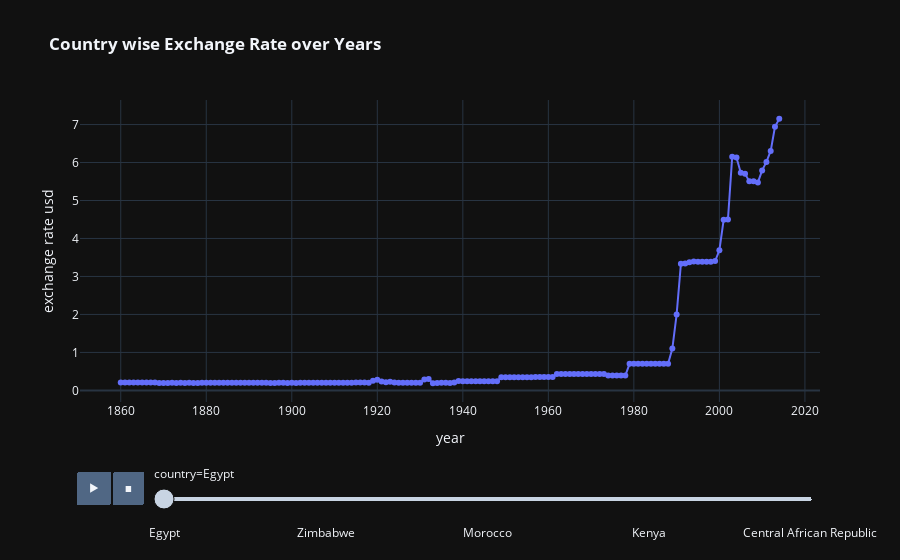

Notebook code cell kept with this figure:
### Code cell
fig=px.line(df.sort_values(by='year'),x='year',y='exch_usd',animation_frame='country',labels={'exch_usd':'exchange rate usd'},animation_group='year',color='country',markers=True,template='plotly_dark',title='<b> Country wise Exchange Rate over Years')
fig.update_traces(showlegend=False)

### Figure 1 — Plotly figure (JSON) as saved in the notebook; plotly's stock layout.template omitted (floating-point values rounded to 4 significant figures; data arrays with more than 128 entries replaced by an {"elided": "..."} marker saying what was removed)
{"data": [{"hovertemplate": "country=Egypt<br>year=%{x}<br>exchange rate usd=%{y}<extra></extra>", "ids": {"elided": "155 int values"}, "legendgroup": "Egypt", "line": {"color": "#636efa", "dash": "solid"}, "marker": {"symbol": "circle"}, "mode": "markers+lines", "name": "Egypt", "orientation": "v", "showlegend": false, "type": "scatter", "x": {"elided": "155 int values"}, "xaxis": "x", "y": {"elided": "155 float values"}, "yaxis": "y"}], "layout": {"legend": {"title": {"text": "country"}, "tracegroupgap": 0}, "sliders": [{"active": 0, "currentvalue": {"prefix": "country="}, "len": 0.9, "pad": {"b": 10, "t": 60}, "steps": [{"args": [["Egypt"], {"frame": {"duration": 0, "redraw": false}, "fromcurrent": true, "mode": "immediate", "transition": {"duration": 0, "easing": "linear"}}], "label": "Egypt", "method": "animate"}, {"args": [["Algeria"], {"frame": {"duration": 0, "redraw": false}, "fromcurrent": true, "mode": "immediate", "transition": {"duration": 0, "easing": "linear"}}], "label": "Algeria", "method": "animate"}, {"args": [["South Africa"], {"frame": {"duration": 0, "redraw": false}, "fromcurrent": true, "mode": "immediate", "transition": {"duration": 0, "easing": "linear"}}], "label": "South Africa", "method": "animate"}, {"args": [["Zimbabwe"], {"frame": {"duration": 0, "redraw": false}, "fromcurrent": true, "mode": "immediate", "transition": {"duration": 0, "easing": "linear"}}], "label": "Zimbabwe", "method": "animate"}, {"args": [["Angola"], {"frame": {"duration": 0, "redraw": false}, "fromcurrent": true, "mode": "immediate", "transition": {"duration": 0, "easing": "linear"}}], "label": "Angola", "method": "animate"}, {"args": [["Tunisia"], {"frame": {"duration": 0, "redraw": false}, "fromcurrent": true, "mode": "immediate", "transition": {"duration": 0, "easing": "linear"}}], "label": "Tunisia", "method": "animate"}, {"args": [["Morocco"], {"frame": {"duration": 0, "redraw": false}, "fromcurrent": true, "mode": "immediate", "transition": {"duration": 0, "easing": "linear"}}], "label": "Morocco", "method": "animate"}, {"args": [["Zambia"], {"frame": {"duration": 0, "redraw": false}, "fromcurrent": true, "mode": "immediate", "transition": {"duration": 0, "easing": "linear"}}], "label": "Zambia", "method": "animate"}, {"args": [["Mauritius"], {"frame": {"duration": 0, "redraw": false}, "fromcurrent": true, "mode": "immediate", "transition": {"duration": 0, "easing": "linear"}}], "label": "Mauritius", "method": "animate"}, {"args": [["Kenya"], {"frame": {"duration": 0, "redraw": false}, "fromcurrent": true, "mode": "immediate", "transition": {"duration": 0, "easing": "linear"}}], "label": "Kenya", "method": "animate"}, {"args": [["Ivory Coast"], {"frame": {"duration": 0, "redraw": false}, "fromcurrent": true, "mode": "immediate", "transition": {"duration": 0, "easing": "linear"}}], "label": "Ivory Coast", "method": "animate"}, {"args": [["Nigeria"], {"frame": {"duration": 0, "redraw": false}, "fromcurrent": true, "mode": "immediate", "transition": {"duration": 0, "easing": "linear"}}], "label": "Nigeria", "method": "animate"}, {"args": [["Central African Republic"], {"frame": {"duration": 0, "redraw": false}, "fromcurrent": true, "mode": "immediate", "transition": {"duration": 0, "easing": "linear"}}], "label": "Central African Republic", "method": "animate"}], "x": 0.1, "xanchor": "left", "y": 0, "yanchor": "top"}], "title": {"text": "<b> Country wise Exchange Rate over Years"}, "updatemenus": [{"buttons": [{"args": [null, {"frame": {"duration": 500, "redraw": false}, "fromcurrent": true, "mode": "immediate", "transition": {"duration": 500, "easing": "linear"}}], "label": "&#9654;", "method": "animate"}, {"args": [[null], {"frame": {"duration": 0, "redraw": false}, "fromcurrent": true, "mode": "immediate", "transition": {"duration": 0, "easing": "linear"}}], "label": "&#9724;", "method": "animate"}], "direction": "left", "pad": {"r": 10, "t": 70}, "showactive": false, "type": "buttons", "x": 0.1, "xanchor": "right", "y": 0, "yanchor": "top"}], "xaxis": {"anchor": "y", "domain": [0, 1], "title": {"text": "year"}}, "yaxis": {"anchor": "x", "domain": [0, 1], "title": {"text": "exchange rate usd"}}}}
